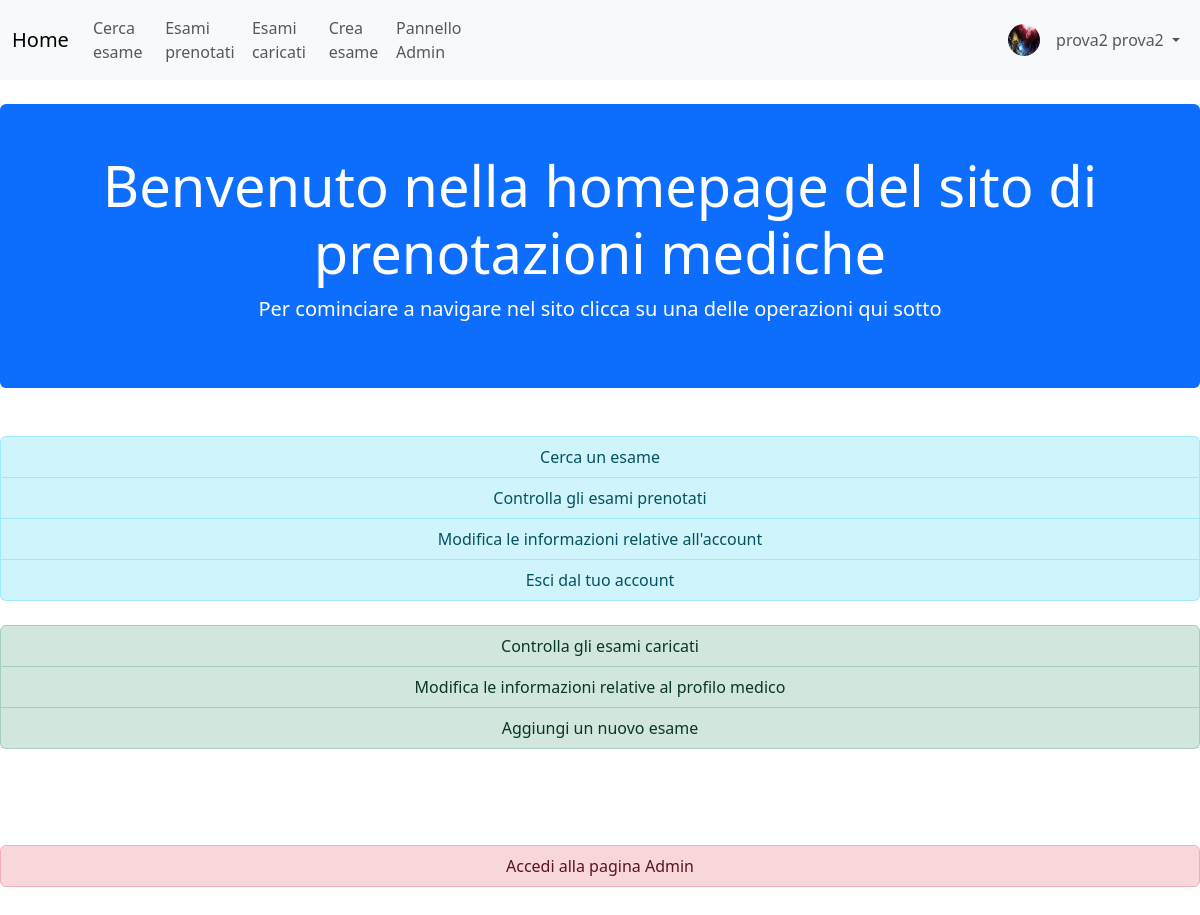
The app's page / (signed in), older data.
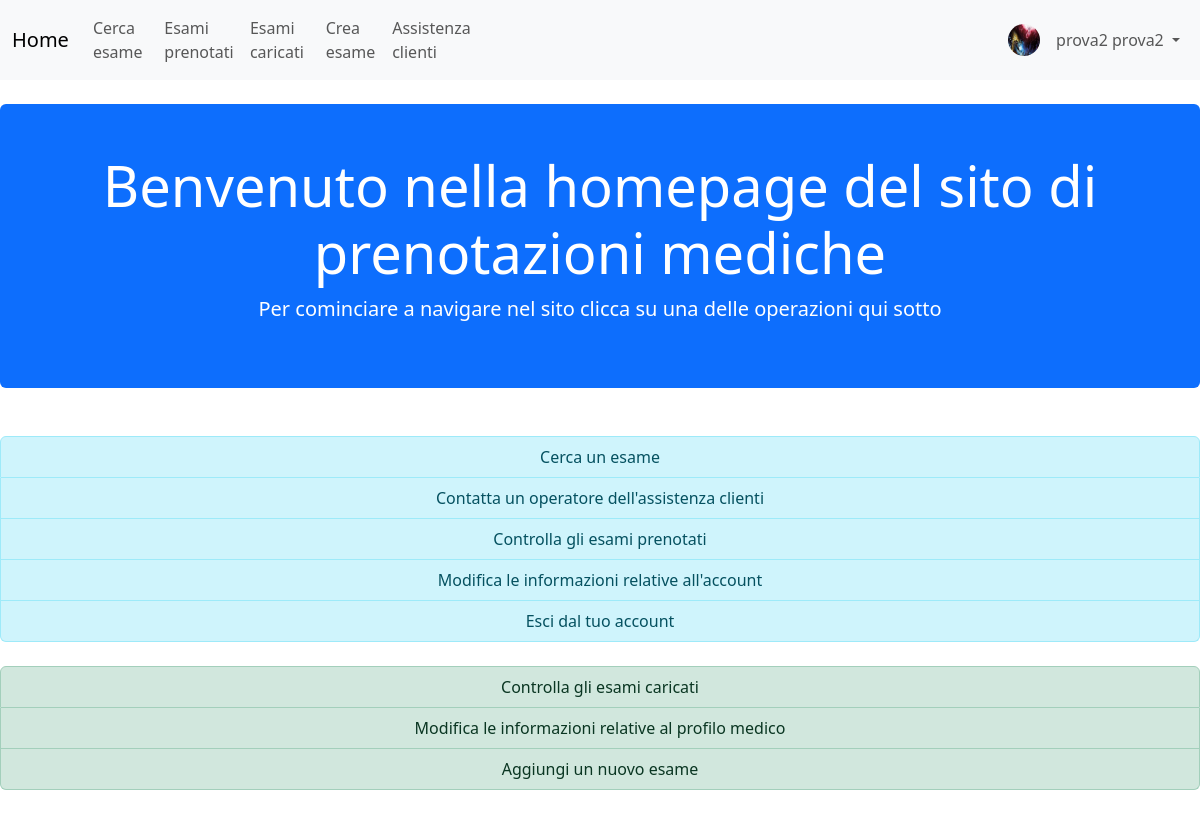
The same page, newer data.
### sito_prenotazioni/views.py (the view)
# urls.py: re_path(r"^$|^\/$|^home\/$", sito_home, name="home"),
def sito_home(request):
    return render(request, template_name="home.html")

### utenti_custom/models.py (called while the page is built)
    def __str__(self):
        return f"{self.first_name} {self.last_name}"

### templates/home.html (shortened to what this page needs)
{% extends 'base.html' %}
{% load static %}
{% block content %}
<div class="mt-4 p-5 bg-primary text-white rounded">
    <div class="container">
      <h1 style="text-align:center;" class="display-4">Benvenuto nella homepage del sito di prenotazioni mediche</h1>
      <p style="text-align:center;" class="lead">Per cominciare a navigare nel sito clicca su una delle operazioni qui sotto</è>
    </div>
</div>
<br><br>
<div class="list-group ">
    <a href="{% url 'gestione_utenti:ricerca_esami' %}" class="list-group-item list-group-item-action list-group-item-info">
        Cerca un esame</a>
    {% if not request.user.groups.all.0.name == 'Assistenza' and not request.user.is_staff %}
        <a href="{% url 'gestione_assistenza:richiesta_assistenza' %}"
        class="list-group-item list-group-item-action list-group-item-info">Contatta un operatore dell'assistenza clienti</a>
    {% endif %}
    {% if not request.user.is_authenticated %}
        <a href="{% url 'utenti_custom:registrazione' %}" class="list-group-item list-group-item-action list-group-item-info">
            Crea un account</a>
        <a href="{% url 'utenti_custom:login' %}" class="list-group-item list-group-item-action list-group-item-info">
            Accedi con il tuo account</a>
    {% else %}
        <a href="{% url 'gestione_utenti:situazione' %}" class="list-group-item list-group-item-action list-group-item-info">
            Controlla gli esami prenotati</a>
        <a href="{% url 'utenti_custom:modifica_informazioni' %}"
        class="list-group-item list-group-item-action list-group-item-info">Modifica le informazioni relative all'account</a>
        <a href="{% url 'utenti_custom:logout' %}" class="list-group-item list-group-item-action list-group-item-info ">
            Esci dal tuo account</a>
    {% endif %}
</div>
{% if request.user.groups.all.0.name == 'Medici' %}
    <br>
    <div class="list-group">
        <a href="{% url 'gestione_medici:esami_caricati' %}"
        class="list-group-item list-group-item-action list-group-item-success">Controlla gli esami caricati</a>
        <a href="{% url 'gestione_medici:modifica_informazioni' request.user.medico.pk %}"
        class="list-group-item list-group-item-action list-group-item-success">Modifica le informazioni relative al profilo medico
        </a>
        <a href="{% url 'gestione_medici:crea_esame' %}" class="list-group-item list-group-item-action list-group-item-success">
            Aggiungi un nuovo esame</a>
    </div>
    <br><br>
{% endif %}
{% if request.user.is_staff %}
    <br><br>
    <div class="list-group">
        <a href="{% url 'admin:index' %}" class="list-group-item list-group-item-action list-group-item-danger">
            Accedi alla pagina Admin</a>
    </div>
    <br><br>
{% endif %}
{% endblock %}

### templates/base.html (shortened to what this page needs)
<!DOCTYPE html>
<html lang="en">
{% load static %}
<head>
  <link rel="stylesheet" href="https://cdn.jsdelivr.net/npm/bootstrap@5.3.0/dist/css/bootstrap.min.css">
  {% load crispy_forms_tags %}
</head>
<body>
  <nav class="navbar navbar-expand-sm bg-light navbar-light">
    <div class="container-fluid ">
      {% block navbar %}
      <a class="navbar-brand" href="{% url 'home' %}">Home</a>
      <div class="collapse navbar-collapse" id="collapsibleNavbar">
        <ul class="navbar-nav">
          <li class="nav-item">
            <a class="nav-link" href="{% url 'gestione_utenti:ricerca_esami' %}">Cerca esame</a>
          </li>
          <li class="nav-item">
            <a class="nav-link" href="{% url 'gestione_utenti:situazione' %}">Esami prenotati</a>
          </li>
          {% if request.user.groups.all.0.name == 'Medici' %}
          <li class="nav-item">
            <a class="nav-link" href="{% url 'gestione_medici:esami_caricati' %}">Esami caricati</a>
          </li>
          <li class="nav-item">
            <a class="nav-link" href="{% url 'gestione_medici:crea_esame' %}">Crea esame</a>
          </li>
          {% endif%}
          {% if request.user.groups.all.0.name == 'Assistenza' %}
          <li class="nav-item">
            <a class="nav-link" href="{% url 'gestione_assistenza:utenti_attesa' %}">Utenti in attesa</a>
          </li>
          <li class="nav-item">
            <a class="nav-link" href="{% url 'admin:index' %}">Pannello Assistenza</a>
          </li>
          {% elif not request.user.is_staff %}
          <li class="nav-item">
            <a class="nav-link" href="{% url 'gestione_assistenza:richiesta_assistenza' %}">Assistenza clienti</a>
          </li>
          {% else %}
          <li class="nav-item">
            <a class="nav-link" href="{% url 'admin:index' %}">Pannello Admin</a>
          </li>
          {% endif%}
        </ul>
        <div class="navbar-collapse collapse w-100 order-3 dual-collapse2">
          <ul class="navbar-nav ms-auto">
            <li class="nav-item">
              <span class="navbar-text">
                {% if request.user.is_authenticated and request.user.foto_profilo %}
                  <img src="{{ request.user.foto_profilo.url }}" alt="Foto profilo" class="rounded-circle mt-1 me-2" style="width: 32px; height: 32px;">
                {% else %}
                  <img src="{% static '/immagini/blank_profile_picture.png' %}" alt="Immagine default" class="rounded-circle mt-1 me-2" style="width: 32px; height: 32px;">
                {% endif %}
              </span>
            </li>
            <li class="nav-item dropdown">
              <a class="nav-link dropdown-toggle" id="navbarDropdownMenuLink" role="button" data-bs-toggle="dropdown" aria-haspopup="true" aria-expanded="false">
                {% if request.user.is_authenticated %}
                  {{ request.user }}
                {% else %}
                  Utente anonimo
                {% endif %}
              </a>
          </ul>
        </div>
      </div>
      {% endblock %}
    </div>
  </nav>
{% block content %}
{% endblock %}
</body>
</html>

Row changes from the older to the newer data that the page shows:
changed UtenteCustom "prova2 prova2": is_staff True → False (drawn)
Text that changed along with them:
text no longer shown: "Pannello Admin Accedi alla pagina Admin"
text now shown: "Assistenza clienti Contatta un operatore dell'assistenza clienti"
